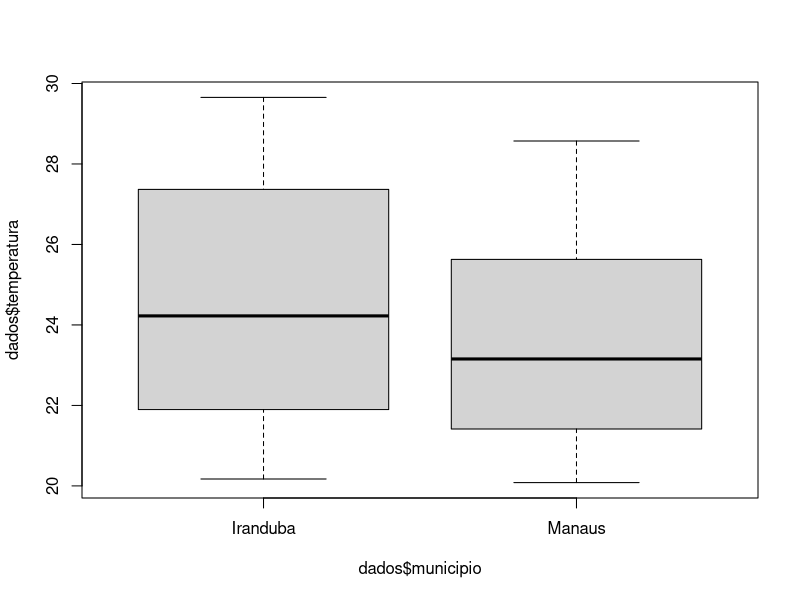
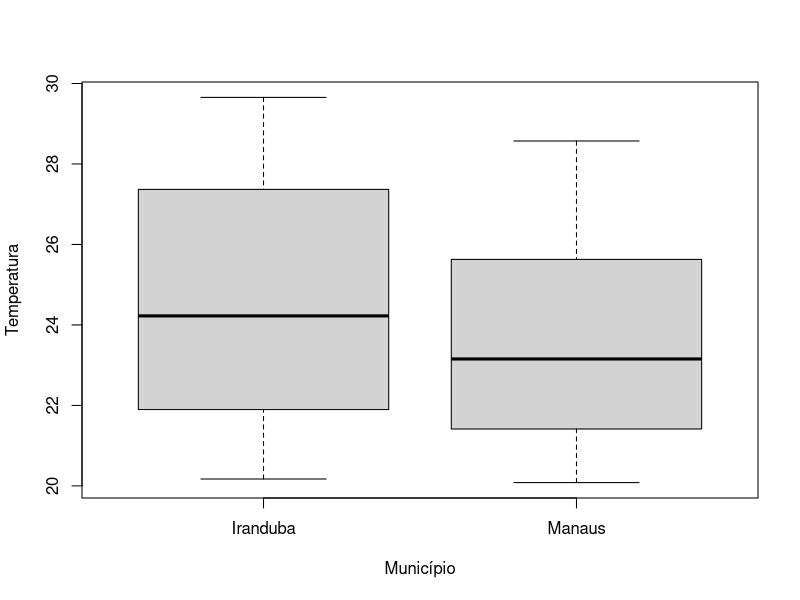

Source code (R) for these figures, in order:
# Variável numerica com categórica --------------


#' carregando o banco de dados:

dados = read.table("dados/temp_mun.txt")

head(dados)

typeof(dados$temperatura)
typeof(dados$municipio)

## Estatísticas descritivas por municípios ------------- 

#' temperatura média por município 

media = tapply(dados$temperatura,dados$municipio,mean)
media
media <- tapply(dados$temperatura,dados$municipio,mean) 

#' variância por município 

vari <- tapply(dados$temperatura,dados$municipio,var)
vari
vari <- tapply(dados$temperatura,dados$municipio,var) 

#' desvio padrão por município 

dp = tapply(dados$temperatura,dados$municipio,sd)
dp
dp <- tapply(dados$temperatura,dados$municipio,sd) 

#' quantile por município 

quant <- tapply(dados$temperatura,dados$municipio, quantile,c(0.25))
quant
quant <- tapply(dados$temperatura,dados$municipio,quantile,c(0.25,0.5,0.75)) 

#' summary por município 
quant <- tapply(dados$temperatura,dados$municipio,summary) 

## Possível gráfico --------------


boxplot(dados$temperatura~dados$municipio)
boxplot(dados$temperatura~dados$municipio,xlab = "Município",ylab="Temperatura")



